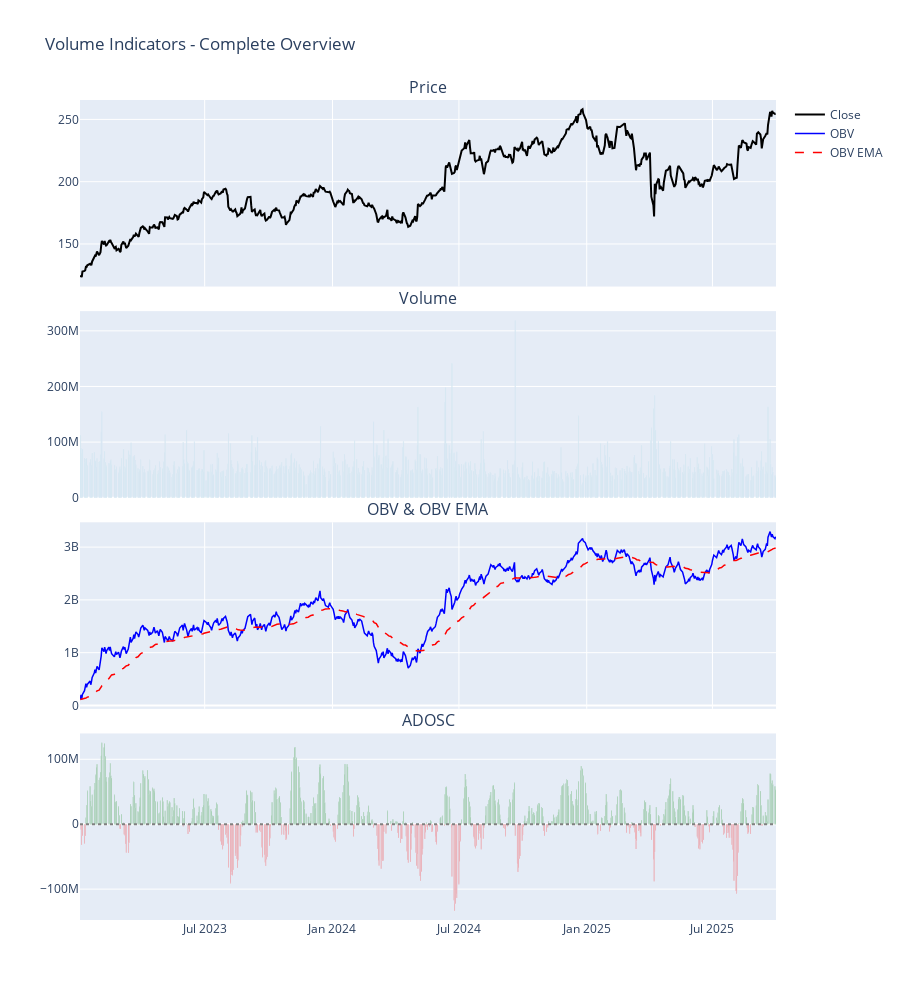

Notebook code for this chart:
### Markdown cell above
## Combined View - All Volume Indicators

### Code cell
fig = make_subplots(
    rows=4,
    cols=1,
    shared_xaxes=True,
    vertical_spacing=0.03,
    subplot_titles=("Price", "Volume", "OBV & OBV EMA", "ADOSC"),
)

# Row 1: Price
fig.add_trace(go.Scatter(x=df["date"], y=df["close"], name="Close", line={"color": "black", "width": 2}), row=1, col=1)

# Row 2: Volume
fig.add_trace(
    go.Bar(x=df["date"], y=df["volume"], name="Volume", marker_color="lightblue", showlegend=False), row=2, col=1
)

# Row 3: OBV
fig.add_trace(go.Scatter(x=df["date"], y=df["obv"], name="OBV", line={"color": "blue", "width": 1.5}), row=3, col=1)
fig.add_trace(
    go.Scatter(x=df["date"], y=df["obv_ema"], name="OBV EMA", line={"color": "red", "dash": "dash", "width": 1.5}),
    row=3,
    col=1,
)

# Row 4: ADOSC
fig.add_trace(
    go.Bar(
        x=df["date"],
        y=df["adosc"],
        name="ADOSC",
        marker_color=["green" if val >= 0 else "red" for val in df["adosc"]],
        showlegend=False,
    ),
    row=4,
    col=1,
)
fig.add_hline(y=0, line_dash="dot", line_color="gray", row=4, col=1)

fig.update_layout(height=1000, title_text="Volume Indicators - Complete Overview")
fig.show()

print("\n=== Volume Summary ===")
print(f"OBV trend: {'Rising' if df['obv'].iloc[-1] > df['obv'].iloc[0] else 'Falling'}")
print(f"ADOSC mean: {df['adosc'].mean():.2e}")
print(f"ADOSC positive periods: {(df['adosc'] > 0).sum()} days ({(df['adosc'] > 0).sum() / len(df) * 100:.1f}%)")
print(f"ADOSC negative periods: {(df['adosc'] < 0).sum()} days ({(df['adosc'] < 0).sum() / len(df) * 100:.1f}%)")
print("\nVolume confirms price moves. Divergences signal potential reversals.")

### Figure 1 — Plotly figure (JSON) as saved in the notebook; plotly's stock layout.template omitted (floating-point values rounded to 4 significant figures; data arrays with more than 128 entries replaced by an {"elided": "..."} marker saying what was removed)
{"data": [{"line": {"color": "black", "width": 2}, "name": "Close", "type": "scatter", "x": {"elided": "688 str values"}, "xaxis": "x", "y": {"elided": "688 float values"}, "yaxis": "y"}, {"marker": {"color": "lightblue"}, "name": "Volume", "showlegend": false, "type": "bar", "x": {"elided": "688 str values"}, "xaxis": "x2", "y": {"elided": "688 int values"}, "yaxis": "y2"}, {"line": {"color": "blue", "width": 1.5}, "name": "OBV", "type": "scatter", "x": {"elided": "688 str values"}, "xaxis": "x3", "y": {"elided": "688 float values"}, "yaxis": "y3"}, {"line": {"color": "red", "dash": "dash", "width": 1.5}, "name": "OBV EMA", "type": "scatter", "x": {"elided": "688 str values"}, "xaxis": "x3", "y": {"elided": "688 float values"}, "yaxis": "y3"}, {"marker": {"color": {"elided": "688 str values"}}, "name": "ADOSC", "showlegend": false, "type": "bar", "x": {"elided": "688 str values"}, "xaxis": "x4", "y": {"elided": "688 float values"}, "yaxis": "y4"}], "layout": {"annotations": [{"font": {"size": 16}, "showarrow": false, "text": "Price", "x": 0.5, "xanchor": "center", "xref": "paper", "y": 1, "yanchor": "bottom", "yref": "paper"}, {"font": {"size": 16}, "showarrow": false, "text": "Volume", "x": 0.5, "xanchor": "center", "xref": "paper", "y": 0.7425, "yanchor": "bottom", "yref": "paper"}, {"font": {"size": 16}, "showarrow": false, "text": "OBV & OBV EMA", "x": 0.5, "xanchor": "center", "xref": "paper", "y": 0.485, "yanchor": "bottom", "yref": "paper"}, {"font": {"size": 16}, "showarrow": false, "text": "ADOSC", "x": 0.5, "xanchor": "center", "xref": "paper", "y": 0.2275, "yanchor": "bottom", "yref": "paper"}], "height": 1000, "shapes": [{"line": {"color": "gray", "dash": "dot"}, "type": "line", "x0": 0, "x1": 1, "xref": "x4 domain", "y0": 0, "y1": 0, "yref": "y4"}], "title": {"text": "Volume Indicators - Complete Overview"}, "xaxis": {"anchor": "y", "domain": [0, 1], "matches": "x4", "showticklabels": false}, "xaxis2": {"anchor": "y2", "domain": [0, 1], "matches": "x4", "showticklabels": false}, "xaxis3": {"anchor": "y3", "domain": [0, 1], "matches": "x4", "showticklabels": false}, "xaxis4": {"anchor": "y4", "domain": [0, 1]}, "yaxis": {"anchor": "x", "domain": [0.7725, 1]}, "yaxis2": {"anchor": "x2", "domain": [0.515, 0.7425]}, "yaxis3": {"anchor": "x3", "domain": [0.2575, 0.485]}, "yaxis4": {"anchor": "x4", "domain": [0, 0.2275]}}}
